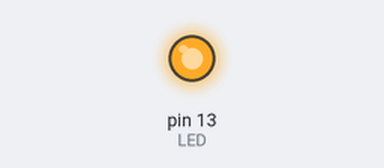
The sketch below on a simulated Arduino Uno, built with avr-gcc and run on an emulated ATmega328P. On the bench: output pins drawn as LEDs (lit = HIGH). What the sketch prints to the serial monitor is not drawn.

Above: at 1.2 s.
At 3.7 s:
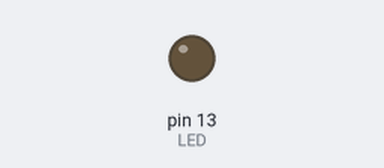
Timing chart, 0 to 6.5 s (numbered marks = the images above):
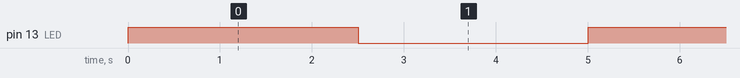

The sketch:

HC12Txr.ino
```cpp
const int LED = 13;
void setup() {
  // initialize serial:
  Serial.begin(1200);
  pinMode(LED, OUTPUT);
}

void loop() {
  Serial.print('H');
  digitalWrite(LED,HIGH);
  delay(2500);
  Serial.print('L');
  digitalWrite(LED,LOW);
  delay(2500);
}
```

Measured:
- by itself, pin 13 (LED): alternates HIGH for 2.5 s and LOW for 2.5 s
